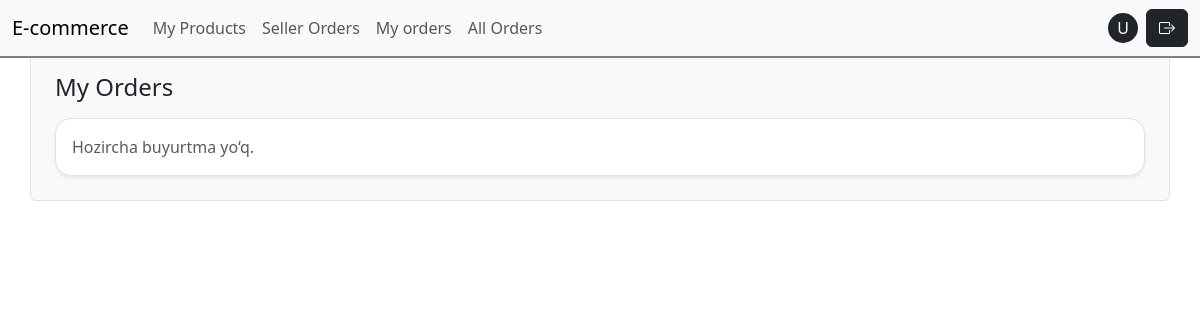
Page /my-orders/ (signed in) on the earlier database version.
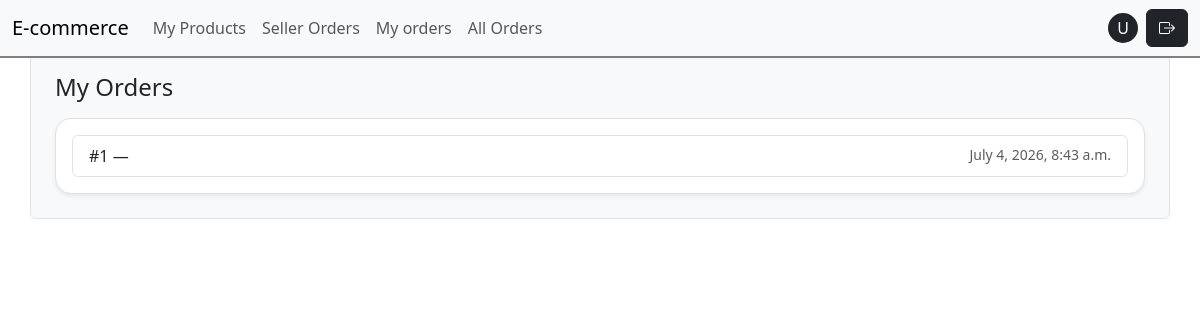
Same page on the later database version.
### orders/models.py (models this page shows, shortened)
class Order(models.Model):
   user = models.ForeignKey(  # buyurtma egasi (xaridor)
       settings.AUTH_USER_MODEL,
       on_delete=models.CASCADE,
       related_name="orders"
   )
   full_name = models.CharField(max_length=120)  # checkoutdagi ism-familiya
   phone = models.CharField(max_length=30)  # telefon
   address = models.TextField()  # manzil (sodda variant)
   delivery_method = models.CharField(max_length=50, default="standard")  # yetkazish turi
   note = models.TextField(blank=True)  # izoh (ixtiyoriy)
   created_at = models.DateTimeField(auto_now_add=True)  # yaratilgan vaqt

### orders/views.py (the view)
# urls.py: path("my-orders/", views.MyOrdersListView.as_view(), name="my_orders"),  # history
class MyOrdersListView(LoginRequiredMixin, ListView):
   model = Order
   template_name = "orders/my_orders.html"
   context_object_name = "orders"
   paginate_by = 10  # 10 tadan ko‘rsatadi
   def get_queryset(self):
       return Order.objects.filter(user=self.request.user).order_by("-created_at")  # faqat o‘z orderlari

### templates/orders/my_orders.html (shortened to what this page needs)
{% extends "base.html" %}
{% block body %}
<div class="container bg-light border rounded p-4 my-5">
<h1 class="h4 mb-3">My Orders</h1>
<div class="card shadow-sm border rounded-4">
 <div class="card-body">
   {% if orders %}
     <ul class="list-group">
       {% for o in orders %}
         <a class="list-group-item list-group-item-action d-flex justify-content-between"
            href="{% url 'order_detail' o.id %}">
           <span>#{{ o.id }} —</span>
           <span class="text-muted small">{{ o.created_at }}</span></a>
       {% endfor %}</ul>
   {% else %}
     <p class="text-muted mb-0">Hozircha buyurtma yo‘q.</p>
   {% endif %}</div></div>
</div>
{% endblock %}

Differences in the rows shown:
added Order: id "1", created_at "July 4, 2026, 8:43 a.m."
Other differences:
text no longer shown: "Hozircha buyurtma yo‘q."
